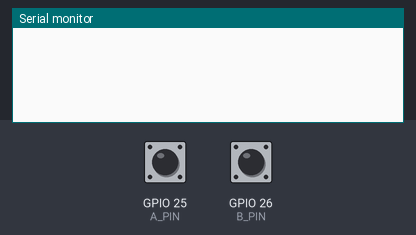
Simulated run of this sketch. Board: ESP32. Parts: the last lines printed to the serial monitor. The inputs (shaded band) are chosen by the test bench; at power-on: GPIO 25 (A_PIN) HIGH, GPIO 26 (B_PIN) HIGH.

Above: at 1.2 s.
1.3 s: GPIO 25 (A_PIN) pulled LOW for 0.15 s
At 2.1 s:
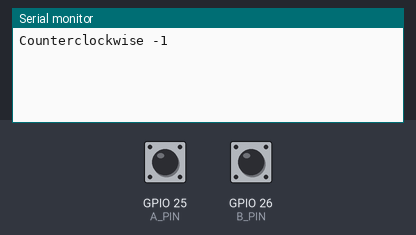
2.9 s: GPIO 26 (B_PIN) pulled LOW for 0.15 s
At 4.2 s:
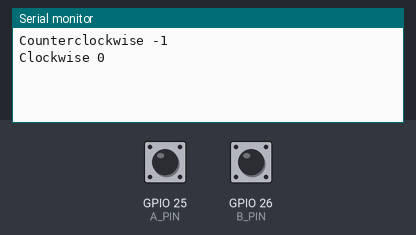
4.5 s: GPIO 26 (B_PIN) pulled LOW for 1 s
At 6.7 s:
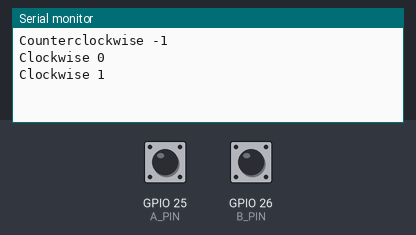
7.0 s: GPIO 25 (A_PIN) pulled LOW for 1 s
At 8.9 s:
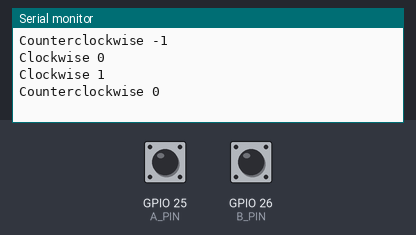

The sketch:

optical_rotary_encoder.ino
```cpp
#define A_PIN 25
#define B_PIN 26

volatile signed long temp, counter = 0; // This variable will increase or decrease depending on the rotation of encoder
volatile bool direction = true; // true = clockwise, false = counterclockwise
void setup() {
  Serial.begin(115200);

  pinMode(A_PIN, INPUT_PULLUP); // Internal pullup for GPIO 25
  pinMode(B_PIN, INPUT_PULLUP); // Internal pullup for GPIO 26

  // Setting up interrupts for GPIO 25 and GPIO 26 on ESP32
  attachInterrupt(digitalPinToInterrupt(A_PIN), ai0, RISING);
  attachInterrupt(digitalPinToInterrupt(B_PIN), ai1, RISING);
}

void loop() {
  // Send the value of counter
  if (counter != temp) {
    if (direction) {
      Serial.print("Clockwise ");
    } else {
      Serial.print("Counterclockwise ");
    }
    Serial.println(counter);

    temp = counter;
  }
}

void ai0() {
  // ai0 is activated if GPIO 25 is going from LOW to HIGH
  // Check pin 26 to determine the direction
  if (digitalRead(B_PIN) == LOW) {
    direction = true; // Clockwise
    counter++;
  } else {
    direction = false; // Clockwise
    counter--;
  }
}

void ai1() {
  // ai1 is activated if GPIO 26 is going from LOW to HIGH
  // Check pin 25 to determine the direction
  if (digitalRead(A_PIN) == LOW) {
    direction = false; // Clockwise

    counter--;
  } else {
    direction = true; // Clockwise

    counter++;
  }
}
```

Measured:
- after the input at 1.3 s, the serial monitor: prints a new line after 0.15 s (image 1)
- after the input at 2.9 s, the serial monitor: prints a new line after 0.15 s (image 2)
- after the input at 4.5 s, the serial monitor: prints a new line after 1.0 s (image 3)
- after the input at 7.0 s, the serial monitor: prints a new line after 1.0 s (image 4)
